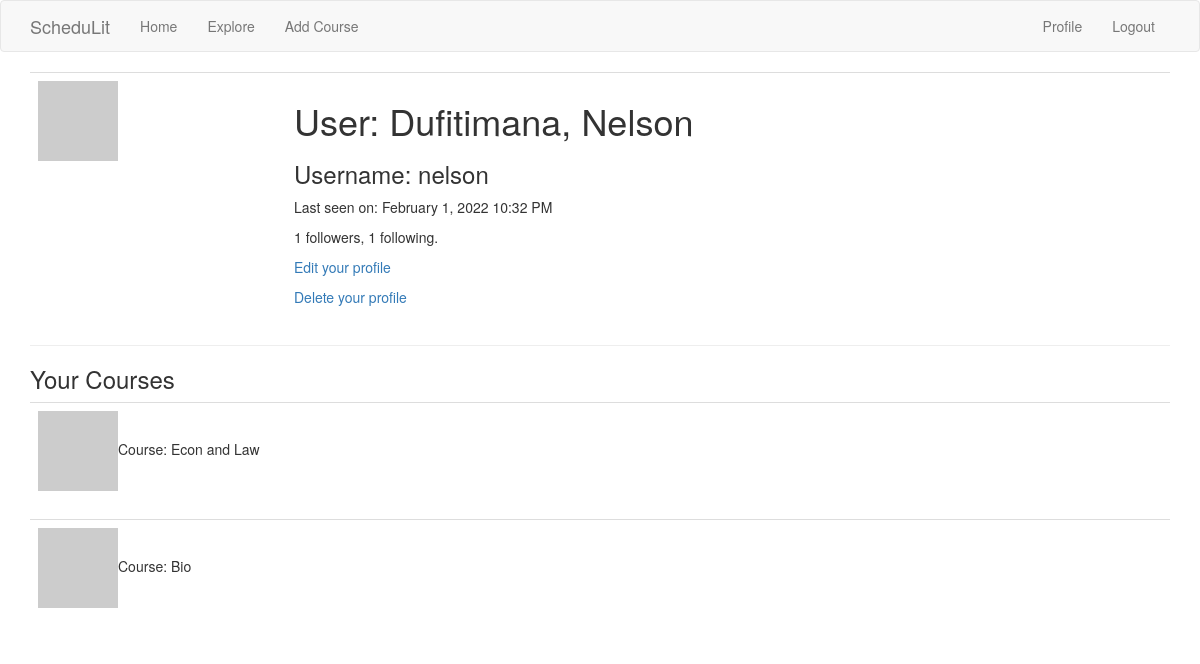
Before: /user/nelson (signed in) with the older database file.
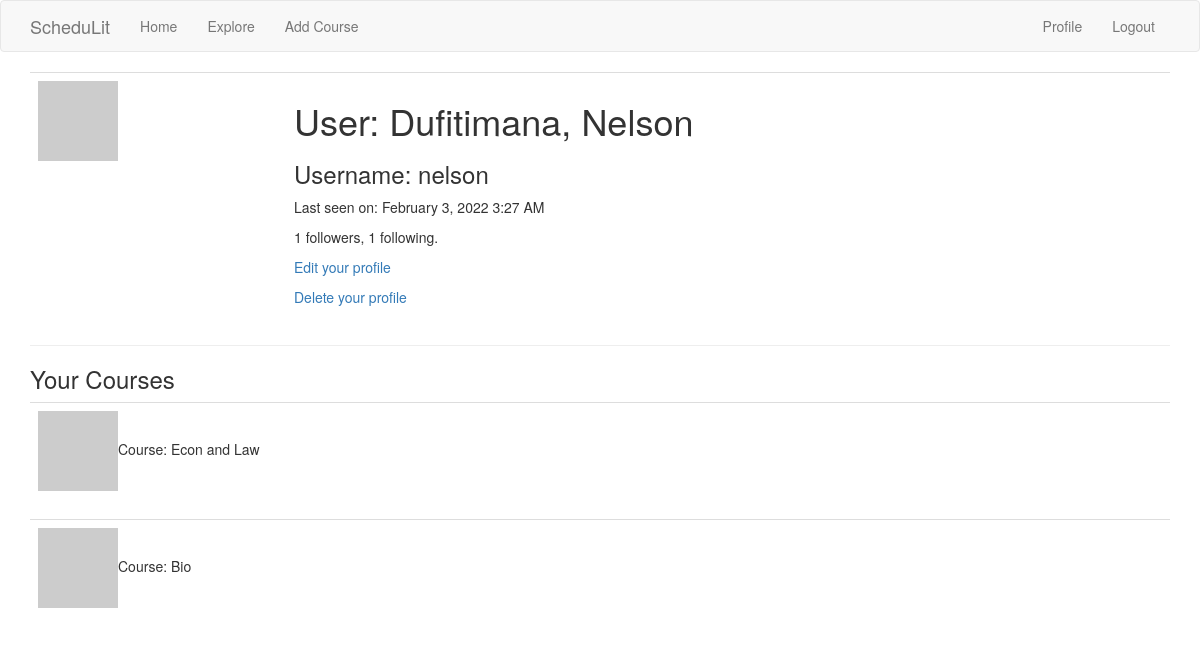
After: the same page with the newer database file.
### app/models.py (models this page shows, shortened)
class User(UserMixin, db.Model):
    id = db.Column(db.Integer, primary_key = True)
    first_name = db.Column(db.String(64), index = True)
    last_name = db.Column(db.String(100), index = True)
    username = db.Column(db.String(64), index = True, unique = True)
    email = db.Column(db.String(120), index = True, unique = True)
    password_hash = db.Column(db.String(128))
    courses = db.relationship('Course', backref ='author', lazy = 'dynamic')
    about_me = db.Column(db.String(150))
    last_seen = db.Column(db.DateTime, default= datetime.utcnow)
    followed = db.relationship('User', secondary = followers,
        primaryjoin =(followers.c.follower_id == id),
        secondaryjoin=(followers.c.followed_id == id),
        backref = db.backref('followers', lazy= 'dynamic'), lazy = 'dynamic' )
    token = db.Column(db.String(32), index=True, unique=True)
    token_expiration = db.Column(db.DateTime)
    def avatar(self, size):
        digest = md5(self.email.lower().encode('utf-8')).hexdigest()
        return 'https://www.gravatar.com/avatar/{}?d=identicon&s={}'.format(
            digest, size)
    def getCourses(self):
        my_courses = Course.query.filter_by(user_id = self.id)
        return my_courses
    """ This next module allows support for tokens in our api """

### app/main/routes.py (the view)
@bp.route('/user/<username>')
@login_required
def user(username):
    form = EmptyForm()
    user = User.query.filter_by(username = username).first_or_404()
    courses = current_user.getCourses().all()
    if not courses:
        flash("You have not added any courses to your ScheduLit")
    return render_template('user.html', user=user, courses = courses, form =form)

### app/main/routes.py (called while the page is built)
@bp.before_request
def before_request():
    if current_user.is_authenticated:
        current_user.last_seen = datetime.utcnow()
        db.session.commit()

### app/models.py (called while the page is built)
@login.user_loader
def load_user(id):
    return User.query.get(int(id))

### app/templates/user.html (shortened to what this page needs)
{% extends "base.html" %}
{% block app_content %}
    <table class="table table-hover">
        <tr>
            <td width="256px"><img src="{{ user.avatar(256) }}"></td>
            <td>
                <h1>User: {{ user.last_name}}, {{user.first_name }}</h1>
                <h3>Username: {{user.username}}</h3>
                {% if user.last_seen %}<p>Last seen on: {{ moment(user.last_seen).format('LLL') }}</p>{% endif %}
                <p>{{ user.followers.count() }} followers, {{ user.followed.count() }} following.</p>
                {% if user == current_user %}
                <p><a href="{{ url_for('main.edit_profile') }}">Edit your profile</a></p>
                {% endif %}
                <p style="color: red;"><a href="{{ url_for('main.deleteProfile', id = current_user.id) }}">Delete your profile</a></p>
            </td>
        </tr>
    </table>
    <hr>
    <h3> Your Courses </h3>
    {%if courses %}
    {%for course in courses %}
    <table class="table table-hover">
                <td><img src ="{{course.author.avatar(36)}}">Course: {{course.course}}</td>
    </table>
    {%endfor%}
    {%else%}
    <p>There are not scheduled courses in your Schedulit</p>
    {%endif%}
{%endblock%}

Changed rows visible on the page:
changed User "Dufitimana": last_seen "February 1, 2022 10:32 PM" → "February 3, 2022 3:27 AM"
